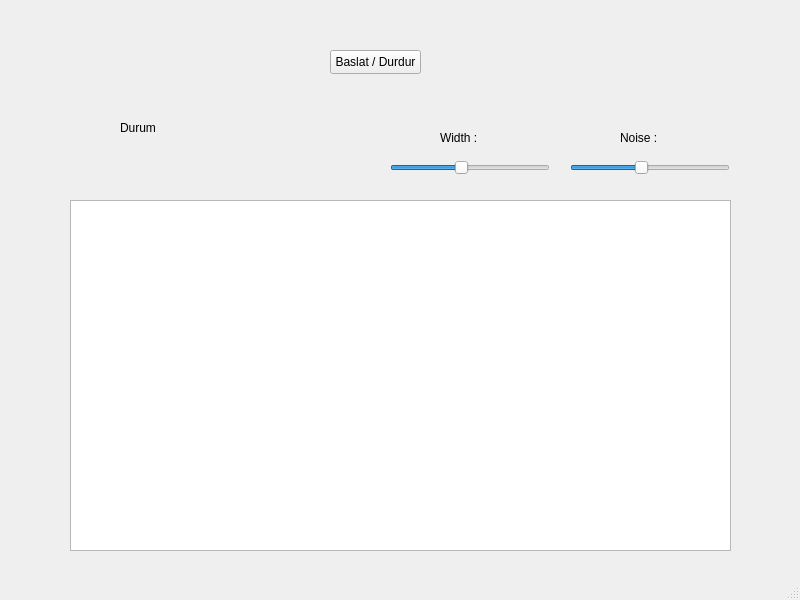
<?xml version="1.0" encoding="UTF-8"?>
<ui version="4.0">
 <class>MainWindow</class>
 <widget class="QMainWindow" name="MainWindow">
  <property name="geometry">
   <rect>
    <x>0</x>
    <y>0</y>
    <width>800</width>
    <height>600</height>
   </rect>
  </property>
  <property name="windowTitle">
   <string>MainWindow</string>
  </property>
  <widget class="QWidget" name="centralwidget">
   <widget class="QPushButton" name="pushButton1">
    <property name="geometry">
     <rect>
      <x>330</x>
      <y>50</y>
      <width>91</width>
      <height>24</height>
     </rect>
    </property>
    <property name="text">
     <string>Baslat / Durdur</string>
    </property>
   </widget>
   <widget class="QLabel" name="statuslabel1">
    <property name="geometry">
     <rect>
      <x>120</x>
      <y>120</y>
      <width>111</width>
      <height>16</height>
     </rect>
    </property>
    <property name="text">
     <string>Durum</string>
    </property>
   </widget>
   <widget class="QGraphicsView" name="graphicsView">
    <property name="geometry">
     <rect>
      <x>70</x>
      <y>200</y>
      <width>661</width>
      <height>351</height>
     </rect>
    </property>
   </widget>
   <widget class="QSlider" name="noiseLevelSlider">
    <property name="geometry">
     <rect>
      <x>570</x>
      <y>160</y>
      <width>160</width>
      <height>16</height>
     </rect>
    </property>
    <property name="minimum">
     <number>10</number>
    </property>
    <property name="maximum">
     <number>100</number>
    </property>
    <property name="value">
     <number>50</number>
    </property>
    <property name="orientation">
     <enum>Qt::Orientation::Horizontal</enum>
    </property>
   </widget>
   <widget class="QSlider" name="objectWidthSlider">
    <property name="geometry">
     <rect>
      <x>390</x>
      <y>160</y>
      <width>160</width>
      <height>16</height>
     </rect>
    </property>
    <property name="minimum">
     <number>10</number>
    </property>
    <property name="maximum">
     <number>100</number>
    </property>
    <property name="value">
     <number>50</number>
    </property>
    <property name="orientation">
     <enum>Qt::Orientation::Horizontal</enum>
    </property>
   </widget>
   <widget class="QLabel" name="noiseLabel">
    <property name="geometry">
     <rect>
      <x>620</x>
      <y>130</y>
      <width>49</width>
      <height>16</height>
     </rect>
    </property>
    <property name="text">
     <string>Noise :</string>
    </property>
   </widget>
   <widget class="QLabel" name="witdhLabel">
    <property name="geometry">
     <rect>
      <x>440</x>
      <y>130</y>
      <width>49</width>
      <height>16</height>
     </rect>
    </property>
    <property name="text">
     <string>Width :</string>
    </property>
   </widget>
  </widget>
  <widget class="QMenuBar" name="menubar">
   <property name="geometry">
    <rect>
     <x>0</x>
     <y>0</y>
     <width>800</width>
     <height>21</height>
    </rect>
   </property>
  </widget>
  <widget class="QStatusBar" name="statusbar"/>
 </widget>
 <resources/>
 <connections/>
</ui>
